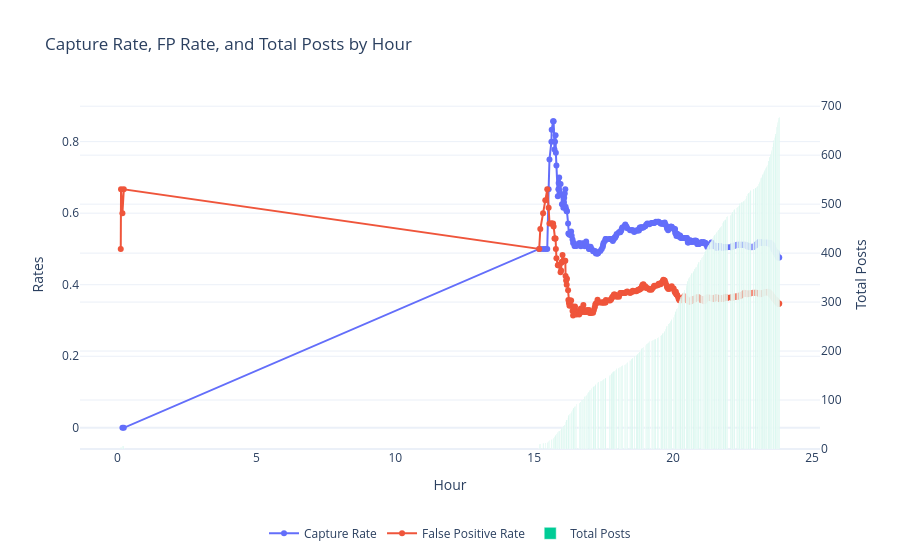

The notebook cell this image was saved under:
### Code cell
import plotly.graph_objects as go

fig = go.Figure()

# Capture Rate
fig.add_trace(
    go.Scatter(
        x=df_all["hour"],
        y=df_all["capture_rate"],
        mode="lines+markers",
        name="Capture Rate",
        yaxis="y1"
    )
)

# Bad Rate
fig.add_trace(
    go.Scatter(
        x=df_all["hour"],
        y=df_all["false_positive_rate"],
        mode="lines+markers",
        name="False Positive Rate",
        yaxis="y1"
    )
)

# Total Posts (secondary axis)
fig.add_trace(
    go.Bar(
        x=df_all["hour"],
        y=df_all["total_posts"],
        name="Total Posts",
        # mode="lines+markers",
        yaxis="y2",
        opacity=1
    )
)

# Layout with dual axis
fig.update_layout(
    title="Capture Rate, FP Rate, and Total Posts by Hour",
    xaxis=dict(title="Hour"),
    yaxis=dict(title="Rates", side="left"),
    yaxis2=dict(
        title="Total Posts",
        overlaying="y",
        side="right"
    ),
    legend=dict(
        orientation="h",      # horizontal legend
        yanchor="top",
        y=-0.2,               # move below plot
        xanchor="center",
        x=0.5                 # center horizontally
    ),
    template="plotly_white"
)

fig.show()

### Figure 1 — Plotly figure (JSON) as saved in the notebook; plotly's stock layout.template omitted (floating-point values rounded to 4 significant figures; data arrays with more than 128 entries replaced by an {"elided": "..."} marker saying what was removed)
{"data": [{"mode": "lines+markers", "name": "Capture Rate", "type": "scatter", "x": {"elided": "320 float values"}, "y": {"elided": "320 float values"}, "yaxis": "y"}, {"mode": "lines+markers", "name": "False Positive Rate", "type": "scatter", "x": {"elided": "320 float values"}, "y": {"elided": "320 float values"}, "yaxis": "y"}, {"name": "Total Posts", "opacity": 1, "type": "bar", "x": {"elided": "320 float values"}, "y": {"elided": "320 int values"}, "yaxis": "y2"}], "layout": {"legend": {"orientation": "h", "x": 0.5, "xanchor": "center", "y": -0.2, "yanchor": "top"}, "title": {"text": "Capture Rate, FP Rate, and Total Posts by Hour"}, "xaxis": {"title": {"text": "Hour"}}, "yaxis": {"side": "left", "title": {"text": "Rates"}}, "yaxis2": {"overlaying": "y", "side": "right", "title": {"text": "Total Posts"}}}}
